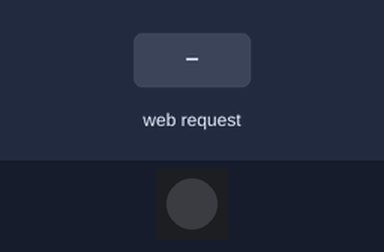
Bench run of a program on a simulated ESP32 board running MicroPython. Shown: 1 RGB LEDs in strip order, left to right. The inputs (shaded band) are chosen by the test bench. Dim RGB values are drawn brighter than linear; WiFi joins after 1.5 s; the clock reads 2024-03-15 10:24:30 at power-on unless the program sets it; random numbers come from a fixed seed; the board's own WiFi access point starts at once; threads take turns every 2 ms; what the program prints to the serial console is not drawn.

Above: at 0.1 s.
At 6.2 s:
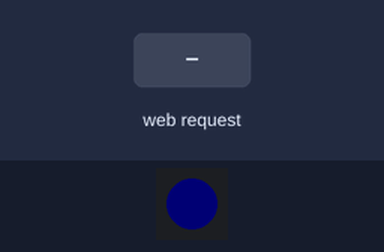
6.3 s: HTTP request GET / received
At 7.3 s:
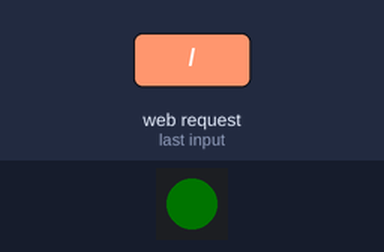
8.0 s: HTTP request GET /api/status received
9.5 s: HTTP request GET /api/config received
Timing chart, 0 to 12.5 s (numbered marks = the images above; inputs shaded):
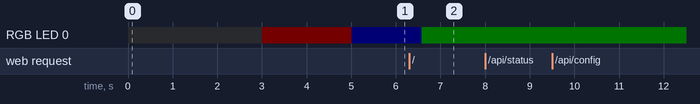

Measured:
- after the input at 8.0 s, every drawn part: stays the same
- after the input at 9.5 s, every drawn part: stays the same

The program:

main.py
```python
"""
esptool.py erase_flash
esptool.py --chip esp32c3 write_flash 0x0 esp32c3-20210902-v1.17.bin
esptool.py verify_flash --diff yes 0x0 esp32c3-20210902-v1.17.bin
screen /dev/tty.usbserial-14440 115200
ampy --port /dev/tty.usbserial-14440 put main.py
Ctrl + A , Ctrl + \ - Exit screen

import upip
upip.install("urequests")
"""
import _thread
import gc
import json
import os
import random
import socket
import time

import machine
import network
import ntptime
import urequests  # urequests调用后必须close，否则会报OSError:23
import webrepl
from neopixel import NeoPixel

# ========== 参数 ==========
DEBUG = False
ENABLE_UPLOAD_INFLUX = True
INFLUX_SERVER = "10.0.0.5:8086"
INFLUX_TOKEN = "NodRFPqAe9YxA8Owf0PaW5EyKhqcUcFFy7K7CYA8L85kjhm_gm_v4g3Vd4TXGxudhg6tcb3uwCW1wRANHJf_Og=="
ENABLE_UPLOAD_HOME_ASSISTANT = True
HOME_ASSISTANT_SERVER = "10.0.0.5:8123"
HOME_ASSISTANT_TOKEN = "eyJ0eXAiOiJKV1QiLCJhbGciOiJIUzI1NiJ9.eyJpc3MiOiI3OWI0YjdkOWU3OGU0YzVjYjkxMmUxODQzNmNmNTdjNiIsImlhdCI6MTY0MzUzMTIxMywiZXhwIjoxOTU4ODkxMjEzfQ.SO3yP-f7INx7tB2SpYFUIsOT3hWNo5zmqs9CkQjMyZY"
AP_SSID = "AirSensor"
AP_PASSWORD = ".1234567"
REPL_PASSWORD = ".12345"
LED_LIGHTNESS = 40  # LED最大亮度 0~255
CONFIG = {}
WIFI_SSID = ""
WIFI_PASSWORD = ""

# ========== 传感器数据 ==========
UART_DATA = b'<\x02\x01\xa5\x00\x01\x00\x0c\x00$\x00,\x16\x011\x08\x91'  # 串口数据
eCO2 = 0
eCH2O = 0
TVOC = 0  # TVOC传感器数据10min后稳定
PM2_5 = 0
PM10 = 0
Temperature = 0
Humidity = 0
# ========== 数据滑动平均 ==========
AVG_LIMIT = 30
eCO2_avg = []
eCH2O_avg = []
TVOC_avg = []
PM2_5_avg = []
PM10_avg = []
Temperature_avg = []
Humidity_avg = []

uptime = machine.RTC().datetime()  # (year, month, day, weekday, hours, minutes, seconds, subseconds)


def load_config():
    """读取配置"""
    global CONFIG, WIFI_SSID, WIFI_PASSWORD
    with open("config.json", "r") as f:
        CONFIG = json.load(f)
        WIFI_SSID = CONFIG["WIFI_SSID"]
        WIFI_PASSWORD = CONFIG["WIFI_PASSWORD"]


def set_led_color(r, g, b):
    """设置LED颜色"""
    led[0] = (int(r), int(g), int(b))
    led.write()


def avg(array, round_num=0):
    return round(sum(array) / len(array), round_num)


def dynamic_led():
    """LED彩色渐变灯"""
    while True:
        target_color = (random.randint(0, LED_LIGHTNESS), random.randint(0, LED_LIGHTNESS), random.randint(0, LED_LIGHTNESS))
        start_color = led[0]
        # print(start_color, "->", target_color)
        # 平滑变化颜色
        current_color = list(start_color)
        for t in range(LED_LIGHTNESS + 1):
            for i in range(len(target_color)):
                current_color[i] = start_color[i] + (target_color[i] - start_color[i]) / LED_LIGHTNESS * t
            set_led_color(*current_color)
            time.sleep(2 / LED_LIGHTNESS)
        time.sleep(0.5)


def connect_wifi():
    """连接wifi"""
    global uptime
    # http://docs.micropython.org/en/latest/esp32/quickref.html#networking
    set_led_color(0, 0, 1)
    wlan = network.WLAN(network.STA_IF)  # create station interface
    wlan.active(True)  # activate the interface
    if not wlan.isconnected():
        print('connecting to network...')
        wlan.connect(WIFI_SSID, WIFI_PASSWORD)
        while not wlan.isconnected():
            pass
    print('network config:', wlan.ifconfig())
    ntptime.settime()
    uptime = machine.RTC().datetime()
    set_led_color(0, 1, 0)


def configure_ap():
    """设置ap"""
    # https://docs.micropython.org/en/latest/library/network.WLAN.html
    ap = network.WLAN(network.AP_IF)  # create access-point interface
    ap.config(essid=AP_SSID, authmode=network.AUTH_WPA_WPA2_PSK, password=AP_PASSWORD)
    ap.active(True)  # activate the interface


def read_uart():
    """不断读取串口数据"""
    global UART_DATA
    uart1 = machine.UART(1, baudrate=9600, tx=21, rx=20)
    while True:
        count = uart1.any()
        if count == 17:
            UART_DATA = uart1.read(17)
            update_air_info()
        elif count > 17:
            uart1.read(count)
        else:
            time.sleep(0.5)


def update_air_info():
    """更新空气质量信息"""
    global UART_DATA, eCO2, eCH2O, TVOC, PM2_5, PM10, Temperature, Humidity
    data = UART_DATA
    if len(data) != 17:
        return "data length error: %r" % data
    if data[0] != 0x3C and data[1] != 0x02:
        return "frame error"
    checksum = sum(data[:16]) & 0xff
    if data[16] != checksum:
        return "checksum error"
    if int(data[12]) > 100:  # 实测有时候会出现131度的情况，因此过滤
        return "temperature too large: %d" % data[12]
    eCO2 = (data[2] << 8) + data[3]
    eCH2O = (data[4] << 8) + data[5]
    TVOC = (data[6] << 8) + data[7]
    PM2_5 = (data[8] << 8) + data[9]
    PM10 = (data[10] << 8) + data[11]
    Temperature = float("%d.%d" % (data[12], data[13]))
    Humidity = float("%d.%d" % (data[14], data[15]))
    eCO2_avg.append(eCO2)
    eCH2O_avg.append(eCH2O)
    TVOC_avg.append(TVOC)
    PM2_5_avg.append(PM2_5)
    PM10_avg.append(PM10)
    Temperature_avg.append(Temperature)
    Humidity_avg.append(Humidity)
    if len(eCO2_avg) > AVG_LIMIT:
        eCO2_avg.pop(0)
        eCH2O_avg.pop(0)
        TVOC_avg.pop(0)
        PM2_5_avg.pop(0)
        PM10_avg.pop(0)
        Temperature_avg.pop(0)
        Humidity_avg.pop(0)


def get_air_info():
    """获取空气质量信息"""
    global UART_DATA, eCO2, eCH2O, TVOC, PM2_5, PM10, Temperature, Humidity
    info = {
        "eCO2": eCO2,
        "eCH2O": eCH2O,
        "TVOC": TVOC,
        "PM2.5": PM2_5,
        "PM10": PM10,
        "Temperature": Temperature,
        "Humidity": Humidity
    }
    return info


def get_sys_stat():
    """获取系统信息"""
    global uptime
    disk_stat = os.statvfs('/')
    total_disk = disk_stat[0] * disk_stat[2]
    free_disk = disk_stat[0] * disk_stat[3]
    used_disk = total_disk - free_disk
    stat = {
        "disk_used": used_disk / 1024,  # 单位KB
        "disk_total": total_disk / 1024,
        "os_version": "%s" % os.uname().version,
        "os_time": machine.RTC().datetime(),
        "up_time": uptime,
        "cpu_freq": machine.freq(),  # 单位Hz
        "mem_used": gc.mem_alloc(),  # 单位Byte。注意，py代码会占内存，大小和py文件大小差不多
        "mem_free": gc.mem_free(),
        "mem_total": gc.mem_free() + gc.mem_alloc()  # micropython.mem_info()也能看到
    }
    return stat


def upload_data():
    """定时上传数据"""
    global UART_DATA, eCO2, eCH2O, TVOC, PM2_5, PM10, Temperature, Humidity
    headers_influx = {"Authorization": "Token " + INFLUX_TOKEN}
    headers_ha = {
        "Authorization": "Bearer " + HOME_ASSISTANT_TOKEN,
        "Content-Type": "application/json"
    }
    time.sleep(5)
    next_time = time.time() // 60 * 60 + 60
    while True:
        delta_time = next_time - time.time()
        if delta_time > 0:
            time.sleep(delta_time)
        next_time += 60
        try:
            # for i in range(30):
            #     data = "airSensors,sensor_id=1 " \
            #            "eCO2={eCO2:d},eCH2O={eCH2O:d},TVOC={TVOC:d}," \
            #            "PM2_5={PM2_5:d},PM10={PM10:d},temperature={Temperature:.1f},humidity={Humidity:.1f}," \
            #            "MemoryFree={MemoryFree:d}".format(eCO2=eCO2, eCH2O=eCH2O, TVOC=TVOC,
            #                                               PM2_5=PM2_5, PM10=PM10, Temperature=Temperature, Humidity=Humidity,
            #                                               MemoryFree=gc.mem_free())
            #     res = urequests.post("http://%s/api/v2/write?org=yumi&bucket=air&precision=s" % INFLUX_SERVER, data=data, headers=headers_influx)
            #     res.close()
            #     time.sleep(2)
            # data = json.dumps({"attributes": {"friendly_name": "PM2.5", "unit_of_measurement": "µg/m³"}, "state": PM2_5}).encode("uft8")
            # res = urequests.post("http://%s/api/states/sensor.air1_PM2_5" % HOME_ASSISTANT_SERVER, data=data, headers=headers_ha)
            # res.close()
            # data = json.dumps({"attributes": {"friendly_name": "PM10", "unit_of_measurement": "µg/m³"}, "state": PM10}).encode("uft8")
            # res = urequests.post("http://%s/api/states/sensor.air1_PM10" % HOME_ASSISTANT_SERVER, data=data, headers=headers_ha)
            # res.close()
            # data = json.dumps({"attributes": {"friendly_name": "(等效)二氧化碳浓度", "unit_of_measurement": "ppm"}, "state": eCO2}).encode("uft8")
            # res = urequests.post("http://%s/api/states/sensor.air1_eCO2" % HOME_ASSISTANT_SERVER, data=data, headers=headers_ha)
            # res.close()
            # data = json.dumps({"attributes": {"friendly_name": "(等效)甲醛浓度", "unit_of_measurement": "µg/m³"}, "state": eCH2O}).encode("uft8")
            # res = urequests.post("http://%s/api/states/sensor.air1_eCH2O" % HOME_ASSISTANT_SERVER, data=data, headers=headers_ha)
            # res.close()
            # data = json.dumps({"attributes": {"friendly_name": "总挥发性有机物", "unit_of_measurement": "µg/m³"}, "state": TVOC}).encode("uft8")
            # res = urequests.post("http://%s/api/states/sensor.air1_TVOC" % HOME_ASSISTANT_SERVER, data=data, headers=headers_ha)
            # res.close()
            # data = json.dumps({"attributes": {"friendly_name": "温度", "unit_of_measurement": "°C"}, "state": Temperature}).encode("uft8")
            # res = urequests.post("http://%s/api/states/sensor.air1_Temperature" % HOME_ASSISTANT_SERVER, data=data, headers=headers_ha)
            # res.close()
            # data = json.dumps({"attributes": {"friendly_name": "湿度", "unit_of_measurement": "%"}, "state": Humidity}).encode("uft8")
            # res = urequests.post("http://%s/api/states/sensor.air1_Humidity" % HOME_ASSISTANT_SERVER, data=data, headers=headers_ha)
            # res.close()
            data = "airSensors,sensor_id=1 " \
                   "eCO2={eCO2:.0f},eCH2O={eCH2O:.0f},TVOC={TVOC:.0f}," \
                   "PM2_5={PM2_5:.0f},PM10={PM10:.0f},temperature={Temperature:.1f},humidity={Humidity:.1f}," \
                   "MemoryFree={MemoryFree:d}".format(eCO2=avg(eCO2_avg), eCH2O=avg(eCH2O_avg), TVOC=avg(TVOC_avg),
                                                      PM2_5=avg(PM2_5_avg), PM10=avg(PM10_avg),
                                                      Temperature=avg(Temperature_avg, 1), Humidity=avg(Humidity_avg, 1),
                                                      MemoryFree=gc.mem_free())
            res = urequests.post("http://%s/api/v2/write?org=yumi&bucket=air&precision=s" % INFLUX_SERVER, data=data, headers=headers_influx)
            res.close()
            data = json.dumps({"attributes": {"friendly_name": "PM2.5", "unit_of_measurement": "µg/m³"}, "state": avg(PM2_5_avg)}).encode("uft8")
            res = urequests.post("http://%s/api/states/sensor.air1_PM2_5" % HOME_ASSISTANT_SERVER, data=data, headers=headers_ha)
            res.close()
            data = json.dumps({"attributes": {"friendly_name": "PM10", "unit_of_measurement": "µg/m³"}, "state": avg(PM10_avg)}).encode("uft8")
            res = urequests.post("http://%s/api/states/sensor.air1_PM10" % HOME_ASSISTANT_SERVER, data=data, headers=headers_ha)
            res.close()
            data = json.dumps({"attributes": {"friendly_name": "(等效)二氧化碳浓度", "unit_of_measurement": "ppm"}, "state": avg(eCO2_avg)}).encode(
                "uft8")
            res = urequests.post("http://%s/api/states/sensor.air1_eCO2" % HOME_ASSISTANT_SERVER, data=data, headers=headers_ha)
            res.close()
            data = json.dumps({"attributes": {"friendly_name": "(等效)甲醛浓度", "unit_of_measurement": "µg/m³"}, "state": avg(eCH2O_avg)}).encode(
                "uft8")
            res = urequests.post("http://%s/api/states/sensor.air1_eCH2O" % HOME_ASSISTANT_SERVER, data=data, headers=headers_ha)
            res.close()
            data = json.dumps({"attributes": {"friendly_name": "总挥发性有机物", "unit_of_measurement": "µg/m³"}, "state": avg(TVOC_avg)}).encode(
                "uft8")
            res = urequests.post("http://%s/api/states/sensor.air1_TVOC" % HOME_ASSISTANT_SERVER, data=data, headers=headers_ha)
            res.close()
            data = json.dumps({"attributes": {"friendly_name": "温度", "unit_of_measurement": "°C"}, "state": avg(Temperature_avg, 1)}).encode("uft8")
            res = urequests.post("http://%s/api/states/sensor.air1_Temperature" % HOME_ASSISTANT_SERVER, data=data, headers=headers_ha)
            res.close()
            data = json.dumps({"attributes": {"friendly_name": "湿度", "unit_of_measurement": "%"}, "state": avg(Humidity_avg, 1)}).encode("uft8")
            res = urequests.post("http://%s/api/states/sensor.air1_Humidity" % HOME_ASSISTANT_SERVER, data=data, headers=headers_ha)
            res.close()
        except Exception as e:
            print("Exception in upload_data:")
            print(e)


def http_server():
    """启动http服务器"""
    app.run(host="0.0.0.0", port=80)


def telnet_server():
    """实现一个telnet的REPL"""
    address = socket.getaddrinfo("0.0.0.0", 23)[0][-1]
    sock = socket.socket()
    sock.setsockopt(socket.SOL_SOCKET, socket.SO_REUSEADDR, 1)
    sock.bind(address)
    sock.listen(1)
    while True:
        conn, address = sock.accept()
        print("new telnet connection from ", address)
        conn.setblocking(False)
        conn.read()  # 读取多余字符
        conn.setblocking(True)
        try:
            file = conn.makefile('rwb', 0)
            is_login = False
            while not is_login:
                file.write(b"Password: ")
                input_password = file.readline().rstrip(b"\r\n")
                if input_password == REPL_PASSWORD.encode("utf8"):
                    is_login = True
                    file.write(b"TelnetREPL connected\r\n>>> ")
            conn.setblocking(False)
            conn.setsockopt(socket.SOL_SOCKET, 20, os.dupterm_notify)
            os.dupterm(file)
        except Exception as e:
            print("Exception in telnet_server: ", e)
            os.dupterm(None)
            conn.close()


# 程序启动倒计时
for i in range(3, 0, -1):
    print("program will start at %d second(s)..." % i)
    time.sleep(1)
print("start")

# 初始化工作
gc.threshold(4096)  # 设置垃圾回收阈值，每分配多少Byte就触发一次 https://docs.micropython.org/en/latest/library/gc.html
led = NeoPixel(machine.Pin(8, machine.Pin.OUT), 1)
set_led_color(1, 0, 0)
load_config()  # 加载配置
update_air_info()  # 更新空气质量信息
configure_ap()  # 设置AP
print("sleep 2")
time.sleep(2)

# 启动线程
print("starting threads")
_thread.start_new_thread(connect_wifi, ())  # 连接Wi-Fi
webrepl.start(port=8266, password=REPL_PASSWORD)  # 启动webrepl
_thread.start_new_thread(telnet_server, ())  # 启动telnet终端
if not DEBUG:  # 用串口读取传感器数据就没法用串口调试
    _thread.start_new_thread(read_uart, ())  # 开一条线程来读串口数据
_thread.start_new_thread(upload_data, ())  # 开一条线程来上传

print("starting miniWebServer")

##########################################
########### miniWebServer ################
##########################################

from miniWebServer import WebServer, jsonify, redirect

app = WebServer(__name__)


@app.route("/")
def index(request):
    host = request.headers["Host"]
    return redirect("http://{host}/webrepl.html?#{host}:8266/".format(host=host))


@app.route("/api/status")
def api_status(request):
    status = {
        "name": "空气质量传感器",
        "serial_data": "%r" % UART_DATA
    }
    status.update(get_sys_stat())
    status.update(get_air_info())
    return jsonify(status)


@app.route("/api/config", method=["GET", "POST"])
def api_config(request):
    if request.method == "GET":
        return jsonify(CONFIG)
    else:
        CONFIG.update(request.json)
        with open("config.json", "w") as f:
            json.dump(CONFIG, f)
        return jsonify(CONFIG)


_thread.start_new_thread(http_server, ())  # 开一条线程来处理HTTP请求
##########################################
########## end miniWebServer #############
##########################################

print("start finished")
```

Source omitted: miniWebServer.py (9624 bytes)
